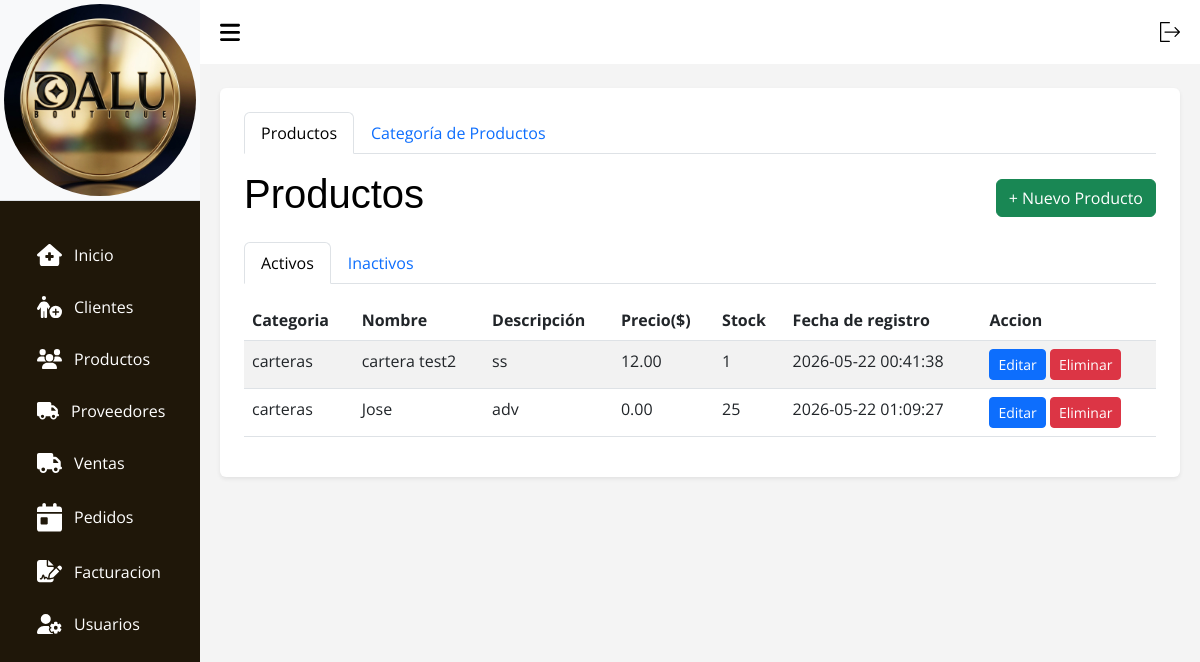
Page /?c=Productos on the committed database.
### tables this page shows
CREATE TABLE `productos` (
  `id` int(11) NOT NULL,
  `id_categoria` int(11) NOT NULL,
  `nombre` varchar(150) NOT NULL,
  `descripcion` text DEFAULT NULL,
  `precio` decimal(10,2) NOT NULL CHECK (`precio` >= 0),
  `stock` int(11) NOT NULL DEFAULT 0 CHECK (`stock` >= 0),
  `fecha_registro` timestamp NOT NULL DEFAULT current_timestamp(),
  `activo` tinyint(1) DEFAULT 1
);

CREATE TABLE `categorias` (
  `id` int(11) NOT NULL,
  `nombre` varchar(100) NOT NULL,
  `descripcion` text DEFAULT NULL,
  `fecha_registro` timestamp NOT NULL DEFAULT current_timestamp(),
  `activo` tinyint(1) NOT NULL DEFAULT 1
);

### src/Models/Conexion.php (called while the page is built, shortened)
<?php
    class Conexion extends PDO {
        function __construct() {
            $servername = "localhost";
            $username = "root";
            $password = "";
            $dbname = "tiendadalu";
        }
    }

### src/Models/Productos.php (called while the page is built, shortened)
<?php
    class Productos extends Conexion {
        public function search() {
            $sql = "(SELECT p.*, c.nombre AS categoria FROM productos p JOIN categorias c ON p.id_categoria = c.id WHERE p.activo = 1)";
            $stmt = $this->prepare($sql);
            $stmt->execute();
            return $stmt->fetchAll();
        }
    }

### src/Views/V_Productos.php (the view, shortened to what this page needs)
<!DOCTYPE html>
<html lang="es">
<head>
    <link rel="stylesheet" href="assets/css/css.css">
    <link rel="stylesheet" href="assets/css/tabla.css">
    <link rel="stylesheet" href="assets/css/header.css">
    <link rel="stylesheet" href="assets/bootstrap.min.css">
    <link rel="stylesheet" href="assets/DataTablet/datatables.css">
</head>
<body>
    <?php require_once __DIR__ . "/../Views/layout/header.php"; ?>
    <main>
        <div class="container bg-white p-4 rounded shadow-sm">
            <ul class="nav nav-tabs mb-3" id="mainTabs" role="tablist">
                <li class="nav-item">
                    <button class="nav-link active" id="tab-productos" data-bs-toggle="tab" data-bs-target="#productos"
                        type="button">Productos</button>
                </li>
                <li class="nav-item">
                    <button class="nav-link" id="tab-categorias" data-bs-toggle="tab" data-bs-target="#categorias"
                        type="button">Categoría de Productos</button>
                </li>
            </ul>
            <div class="tab-content">
                <div class="tab-pane fade show active" id="productos">
                    <div class="d-flex justify-content-between align-items-center mb-3">
                        <h1 class="titulo text-black">Productos</h1>
                        <button class="btn btn-success" data-bs-toggle="modal" data-bs-target="#modalAgregar">+ Nuevo
                        Producto</button>
                    </div>
                    <ul class="nav nav-tabs mb-3" id="productoTabs" role="tablist">
                        <li class="nav-item">
                            <button class="nav-link active" id="activos-tab" data-bs-toggle="tab" data-bs-target="#activos"
                                type="button">Activos</button>
                        </li>
                        <li class="nav-item">
                            <button class="nav-link" id="inactivos-tab" data-bs-toggle="tab" data-bs-target="#inactivos"
                                type="button">Inactivos</button>
                        </li>
                    </ul>
                    <div class="tab-content">
                        <div class="tab-pane fade show active" id="activos">
                            <div class="table-responsive">
                                <table id="tablaActivos" class="table-DT table table-striped">
                                    <thead>
                                        <tr>
                                            <th scope="col">Categoria</th>
                                            <th scope="col">Nombre</th>
                                            <th scope="col">Descripción</th>
                                            <th scope="col">Precio($)</th>
                                            <th scope="col">Stock</th>
                                            <th scope="col">Fecha de registro</th>
                                            <th scope="col">Accion</th>
                                        </tr>
                                    </thead>
                                    <tbody>
                                        <?php foreach ($productos as $p): ?>
                                        <tr>
                                            <td><?php echo $p['categoria']; ?></td>
                                            <td><?php echo $p['nombre']; ?></td>
                                            <td><?php echo $p['descripcion']; ?></td>
                                            <td><?php echo $p['precio']; ?></td>
                                            <td><?php echo $p['stock']; ?></td>
                                            <td><?php echo $p['fecha_registro']; ?></td>
                                            <td>
                                                <button class="btn btn-sm btn-primary" data-bs-toggle="modal"
                                                    data-bs-target="#modalEditar<?= $p['id'] ?>">Editar</button>
                                                <button type="button" class="btn btn-sm btn-danger" data-bs-toggle="modal"
                                                    data-bs-target="#modalConfirmarEliminar<?= $p['id'] ?>">Eliminar</button>
                                            </td>
                                        </tr>
                                        <?php endforeach; ?>
                                    </tbody>
                                </table>
                            </div>
                        </div>
                    </div>
                </div>
            </div>
        </div>
    </main>
</body>
</html>

### assets/css/css.css (style rules this page uses)
* { margin: 0; padding: 0; text-decoration: none; box-sizing: border-box; font-family: 'Segoe UI', Tahoma, Geneva, Verdana, sans-serif; }
body { font-family: Arial, Helvetica, sans-serif; height: 100vh; display: flex; flex-wrap: nowrap; background: #9794942c; }
main { width: 100%; padding: 24px 20px 20px 20px; }

### assets/css/tabla.css (style rules this page uses)
.titulo { color: #0508c7; font-family: Impact, Haettenschweiler, 'Arial Narrow Bold', sans-serif; }
.table { border-radius: 10px; }

### assets/css/header.css (style rules this page uses)
* { font-family: 'Open Sans', sans-serif; margin: 0; padding: 0; box-sizing: border-box; }
:root { --grey: #F1F0F6; --dark-grey: #2610a1be; --light: #fff; --dark: #000; --green: #81D43A; --light-green: #E3FFCB; --blue: #1775F1; --light-blue: #D0E4FF; --dark-blue: #0C5FCD; --red: #FC3B56; }
li { list-style: none; }

### assets/DataTablet/datatables.css (style rules this page uses)
:root { --dt-row-selected: 13, 110, 253; --dt-row-selected-text: 255, 255, 255; --dt-row-selected-link: 9, 10, 11; --dt-row-stripe: 0, 0, 0; --dt-row-hover: 0, 0, 0; --dt-column-ordering: 0, 0, 0; --dt-html-background: white; }

### rows in the picture
productos: id_categoria.nombre "carteras", nombre "cartera test2", descripcion "ss", precio "12.00", stock "1", fecha_registro "2026-05-22 00:41:38"
productos: id_categoria.nombre "carteras", nombre "Jose", descripcion "adv", precio "0.00", stock "25", fecha_registro "2026-05-22 01:09:27"
